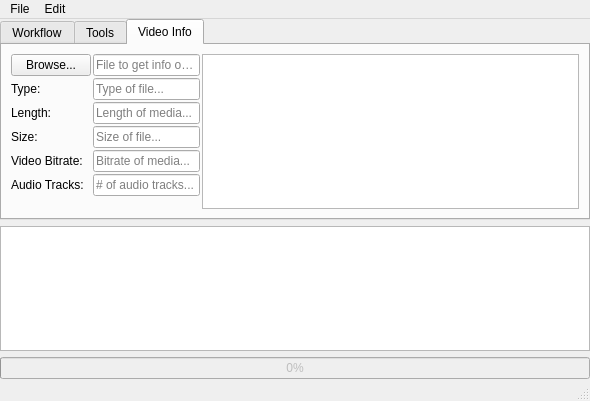
<?xml version="1.0" encoding="UTF-8"?>
<ui version="4.0">
 <class>MainWindow</class>
 <widget class="QMainWindow" name="MainWindow">
  <property name="geometry">
   <rect>
    <x>0</x>
    <y>0</y>
    <width>590</width>
    <height>401</height>
   </rect>
  </property>
  <property name="minimumSize">
   <size>
    <width>440</width>
    <height>0</height>
   </size>
  </property>
  <property name="windowTitle">
   <string>Ultimate Workflow Tool</string>
  </property>
  <widget class="QWidget" name="centralwidget">
   <layout class="QGridLayout" name="gridLayout">
    <property name="leftMargin">
     <number>0</number>
    </property>
    <property name="topMargin">
     <number>0</number>
    </property>
    <property name="rightMargin">
     <number>0</number>
    </property>
    <property name="bottomMargin">
     <number>0</number>
    </property>
    <item row="1" column="0">
     <widget class="QTextEdit" name="text_output">
      <property name="sizePolicy">
       <sizepolicy hsizetype="Expanding" vsizetype="MinimumExpanding">
        <horstretch>0</horstretch>
        <verstretch>0</verstretch>
       </sizepolicy>
      </property>
      <property name="maximumSize">
       <size>
        <width>16777215</width>
        <height>125</height>
       </size>
      </property>
      <property name="statusTip">
       <string>Command/program output</string>
      </property>
      <property name="readOnly">
       <bool>true</bool>
      </property>
      <property name="html">
       <string>&lt;!DOCTYPE HTML PUBLIC &quot;-//W3C//DTD HTML 4.0//EN&quot; &quot;http://www.w3.org/TR/REC-html40/strict.dtd&quot;&gt;
&lt;html&gt;&lt;head&gt;&lt;meta name=&quot;qrichtext&quot; content=&quot;1&quot; /&gt;&lt;style type=&quot;text/css&quot;&gt;
p, li { white-space: pre-wrap; }
&lt;/style&gt;&lt;/head&gt;&lt;body style=&quot; font-family:'MS Shell Dlg 2'; font-size:8.25pt; font-weight:400; font-style:normal;&quot;&gt;
&lt;p style=&quot;-qt-paragraph-type:empty; margin-top:0px; margin-bottom:0px; margin-left:0px; margin-right:0px; -qt-block-indent:0; text-indent:0px;&quot;&gt;&lt;br /&gt;&lt;/p&gt;&lt;/body&gt;&lt;/html&gt;</string>
      </property>
     </widget>
    </item>
    <item row="0" column="0">
     <widget class="QTabWidget" name="tabs">
      <property name="statusTip">
       <string/>
      </property>
      <property name="currentIndex">
       <number>2</number>
      </property>
      <property name="tabBarAutoHide">
       <bool>false</bool>
      </property>
      <widget class="QWidget" name="workflow_tab">
       <attribute name="title">
        <string>Workflow</string>
       </attribute>
       <layout class="QGridLayout" name="gridLayout_3">
        <item row="0" column="0">
         <layout class="QGridLayout" name="gridLayout_2">
          <item row="0" column="0">
           <widget class="QLabel" name="label_8">
            <property name="text">
             <string>Under Construction</string>
            </property>
            <property name="textFormat">
             <enum>Qt::AutoText</enum>
            </property>
            <property name="scaledContents">
             <bool>true</bool>
            </property>
            <property name="alignment">
             <set>Qt::AlignCenter</set>
            </property>
           </widget>
          </item>
         </layout>
        </item>
       </layout>
      </widget>
      <widget class="QWidget" name="tools_tab">
       <property name="statusTip">
        <string/>
       </property>
       <attribute name="title">
        <string>Tools</string>
       </attribute>
       <layout class="QHBoxLayout" name="horizontalLayout_2">
        <property name="topMargin">
         <number>4</number>
        </property>
        <item>
         <layout class="QHBoxLayout" name="horizontalLayout" stretch="3,2">
          <item>
           <layout class="QFormLayout" name="tools_tab_layout">
            <property name="verticalSpacing">
             <number>0</number>
            </property>
            <item row="1" column="0">
             <widget class="QLabel" name="label_2">
              <property name="text">
               <string>No tool selected...</string>
              </property>
              <property name="alignment">
               <set>Qt::AlignCenter</set>
              </property>
             </widget>
            </item>
            <item row="2" column="0" colspan="2">
             <spacer name="horizontalSpacer">
              <property name="orientation">
               <enum>Qt::Horizontal</enum>
              </property>
              <property name="sizeHint" stdset="0">
               <size>
                <width>40</width>
                <height>20</height>
               </size>
              </property>
             </spacer>
            </item>
           </layout>
          </item>
          <item>
           <layout class="QVBoxLayout" name="verticalLayout_3">
            <item>
             <widget class="QLabel" name="label">
              <property name="text">
               <string>Tools:</string>
              </property>
             </widget>
            </item>
            <item>
             <widget class="QListWidget" name="tools_list"/>
            </item>
           </layout>
          </item>
         </layout>
        </item>
       </layout>
      </widget>
      <widget class="QWidget" name="tab">
       <attribute name="title">
        <string>Video Info</string>
       </attribute>
       <layout class="QHBoxLayout" name="horizontalLayout_4">
        <item>
         <layout class="QHBoxLayout" name="horizontalLayout_3" stretch="2,4">
          <property name="spacing">
           <number>2</number>
          </property>
          <item>
           <layout class="QFormLayout" name="formLayout_2">
            <item row="0" column="0">
             <widget class="Droppable_button" name="info_browser_button">
              <property name="text">
               <string>Browse...</string>
              </property>
             </widget>
            </item>
            <item row="0" column="1">
             <widget class="Droppable_lineEdit" name="info_file_text">
              <property name="readOnly">
               <bool>true</bool>
              </property>
              <property name="placeholderText">
               <string>File to get info on...</string>
              </property>
             </widget>
            </item>
            <item row="1" column="0">
             <widget class="QLabel" name="label_3">
              <property name="text">
               <string>Type: </string>
              </property>
             </widget>
            </item>
            <item row="1" column="1">
             <widget class="QLineEdit" name="info_type_line">
              <property name="readOnly">
               <bool>true</bool>
              </property>
              <property name="placeholderText">
               <string>Type of file...</string>
              </property>
             </widget>
            </item>
            <item row="2" column="0">
             <widget class="QLabel" name="label_4">
              <property name="text">
               <string>Length:</string>
              </property>
             </widget>
            </item>
            <item row="2" column="1">
             <widget class="QLineEdit" name="info_length_line">
              <property name="readOnly">
               <bool>true</bool>
              </property>
              <property name="placeholderText">
               <string>Length of media...</string>
              </property>
             </widget>
            </item>
            <item row="3" column="0">
             <widget class="QLabel" name="label_5">
              <property name="text">
               <string>Size:</string>
              </property>
             </widget>
            </item>
            <item row="3" column="1">
             <widget class="QLineEdit" name="info_size_line">
              <property name="readOnly">
               <bool>true</bool>
              </property>
              <property name="placeholderText">
               <string>Size of file...</string>
              </property>
             </widget>
            </item>
            <item row="4" column="0">
             <widget class="QLabel" name="label_6">
              <property name="text">
               <string>Video Bitrate:</string>
              </property>
             </widget>
            </item>
            <item row="4" column="1">
             <widget class="QLineEdit" name="info_bitrate_line">
              <property name="readOnly">
               <bool>true</bool>
              </property>
              <property name="placeholderText">
               <string>Bitrate of media...</string>
              </property>
             </widget>
            </item>
            <item row="5" column="0">
             <widget class="QLabel" name="label_7">
              <property name="text">
               <string>Audio Tracks:</string>
              </property>
             </widget>
            </item>
            <item row="5" column="1">
             <widget class="QLineEdit" name="info_audiotracks_line">
              <property name="readOnly">
               <bool>true</bool>
              </property>
              <property name="placeholderText">
               <string># of audio tracks...</string>
              </property>
             </widget>
            </item>
           </layout>
          </item>
          <item>
           <widget class="QTextEdit" name="info_text_edit">
            <property name="frameShape">
             <enum>QFrame::StyledPanel</enum>
            </property>
            <property name="frameShadow">
             <enum>QFrame::Sunken</enum>
            </property>
            <property name="lineWidth">
             <number>1</number>
            </property>
            <property name="readOnly">
             <bool>true</bool>
            </property>
           </widget>
          </item>
         </layout>
        </item>
       </layout>
      </widget>
     </widget>
    </item>
    <item row="2" column="0">
     <widget class="QProgressBar" name="progress_bar">
      <property name="enabled">
       <bool>false</bool>
      </property>
      <property name="value">
       <number>0</number>
      </property>
     </widget>
    </item>
   </layout>
  </widget>
  <widget class="QMenuBar" name="menubar">
   <property name="geometry">
    <rect>
     <x>0</x>
     <y>0</y>
     <width>590</width>
     <height>21</height>
    </rect>
   </property>
   <widget class="QMenu" name="menuFile">
    <property name="statusTip">
     <string>Settings and stuff</string>
    </property>
    <property name="title">
     <string>File</string>
    </property>
    <addaction name="action_reload_config"/>
    <addaction name="action_save_config"/>
   </widget>
   <widget class="QMenu" name="menuTools">
    <property name="statusTip">
     <string>Other things</string>
    </property>
    <property name="title">
     <string>Edit</string>
    </property>
    <addaction name="action_set_threads"/>
    <addaction name="action_ee"/>
   </widget>
   <addaction name="menuFile"/>
   <addaction name="menuTools"/>
  </widget>
  <widget class="QStatusBar" name="statusbar"/>
  <action name="load_preset">
   <property name="text">
    <string>Load preset...</string>
   </property>
   <property name="statusTip">
    <string>Load a settings preset</string>
   </property>
   <property name="shortcut">
    <string>Alt+L</string>
   </property>
  </action>
  <action name="action_ee">
   <property name="text">
    <string>Don't click this...</string>
   </property>
   <property name="statusTip">
    <string>???????????????????</string>
   </property>
  </action>
  <action name="action_reload_config">
   <property name="text">
    <string>Reload Config...</string>
   </property>
   <property name="statusTip">
    <string>Reload config file</string>
   </property>
   <property name="shortcut">
    <string>Alt+C</string>
   </property>
  </action>
  <action name="action_set_threads">
   <property name="text">
    <string>Set #Threads...</string>
   </property>
   <property name="statusTip">
    <string>Set number of threads to use</string>
   </property>
  </action>
  <action name="action_save_config">
   <property name="text">
    <string>Save Config</string>
   </property>
   <property name="statusTip">
    <string>Save the current settings to the config file</string>
   </property>
  </action>
 </widget>
 <customwidgets>
  <customwidget>
   <class>Droppable_button</class>
   <extends>QPushButton</extends>
   <header>app.custom_widgets</header>
  </customwidget>
  <customwidget>
   <class>Droppable_lineEdit</class>
   <extends>QLineEdit</extends>
   <header>app.custom_widgets</header>
  </customwidget>
 </customwidgets>
 <resources/>
 <connections/>
</ui>
